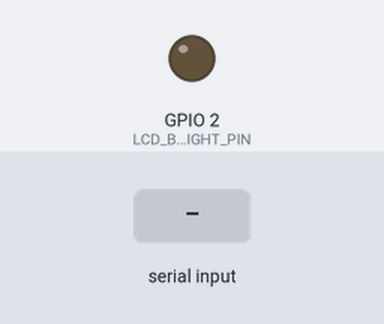
Bench run of a sketch on a simulated ESP32. Shown: output pins drawn as LEDs (lit = HIGH). Inputs (shaded band) come from the test bench. What the sketch prints to the serial monitor is not drawn.

Above: at 0.9 s.
1.0 s: byte 30 received over Serial
At 1.6 s:
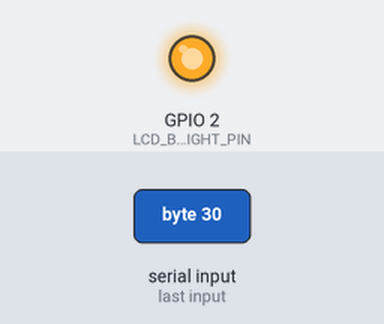
2.5 s: byte 90 received over Serial
4.0 s: byte 120 received over Serial
At 10.4 s:
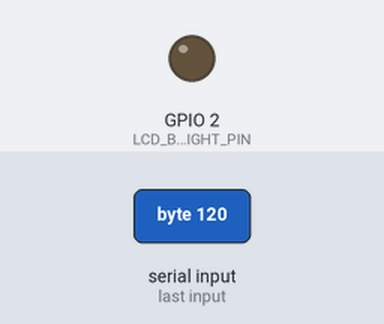
Timing chart, 0 to 11.5 s (numbered marks = the images above; inputs shaded):
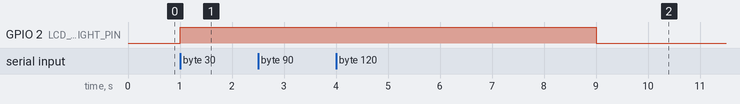

Measured:
- after the input at 1.0 s, GPIO 2 (LCD_BACKLIGHT_PIN): LOW → HIGH at once
- after the input at 2.5 s, every drawn part: stays the same
- after the input at 4.0 s, GPIO 2 (LCD_BACKLIGHT_PIN): HIGH → LOW after 5.0 s instead of 3.5 s

The sketch:

Challenge.ino
```cpp
// Task
// Create a task where user will take input from serial. While user is writing
// anything on serial the LED should turn on. If there is inactivity on serial
// for 5 seconds then LED should turn off. Echo serial entries back to terminal

#include "freertos/FreeRTOS.h"
#include "freertos/task.h"
#include "freertos/timers.h"

// Timer
static const uint32_t LCD_BACKLIGHT_TIMER_INTERVAL = 5000;
static const uint8_t LCD_BACKLIGHT_PIN = 2;
static TimerHandle_t lcdBacklightTimer = NULL;

// Timer Callback
void timerCallback(TimerHandle_t xTimer) {

    if((uint32_t) pvTimerGetTimerID(xTimer) == 0) {
        // Turning the LED off
        Serial.println("LCD Backlight off");
        digitalWrite(LCD_BACKLIGHT_PIN, LOW);
    }
}

// Task
void serialListener(void *param) {
    while(true) {
        if(Serial.available() > 0) {
            // Turning on the LED
            digitalWrite(LCD_BACKLIGHT_PIN, HIGH);

            // Reading from serial
            char c = Serial.read();

            // Echoing back to terminal
            Serial.print(c);

            // Restarting timer in case if serial activity is done by user
            xTimerStart(lcdBacklightTimer, portMAX_DELAY);
        }

        vTaskDelay(10 / portTICK_PERIOD_MS);
    }
}

void setup() {
    Serial.begin(115200);
    vTaskDelay(100 / portTICK_PERIOD_MS);

    // Initializing LCD backlight LED control pin
    pinMode(LCD_BACKLIGHT_PIN, OUTPUT);
    digitalWrite(LCD_BACKLIGHT_PIN, LOW);

    // Creating auto reload timer
    lcdBacklightTimer = xTimerCreate(
        "LCD Backlight Timer",
        LCD_BACKLIGHT_TIMER_INTERVAL / portTICK_PERIOD_MS,
        pdFALSE,
        (void *) 0,
        timerCallback
    );

    // Starting timer
    if(lcdBacklightTimer != NULL) {
        xTimerStart(lcdBacklightTimer, portMAX_DELAY);
    }

    // Creating serial listener task
    xTaskCreate(
        serialListener,
        "Serial Listener",
        1024,
        NULL,
        1,
        NULL
    );

    // Deleting current task
    vTaskDelete(NULL);
}

void loop() {
}
```
